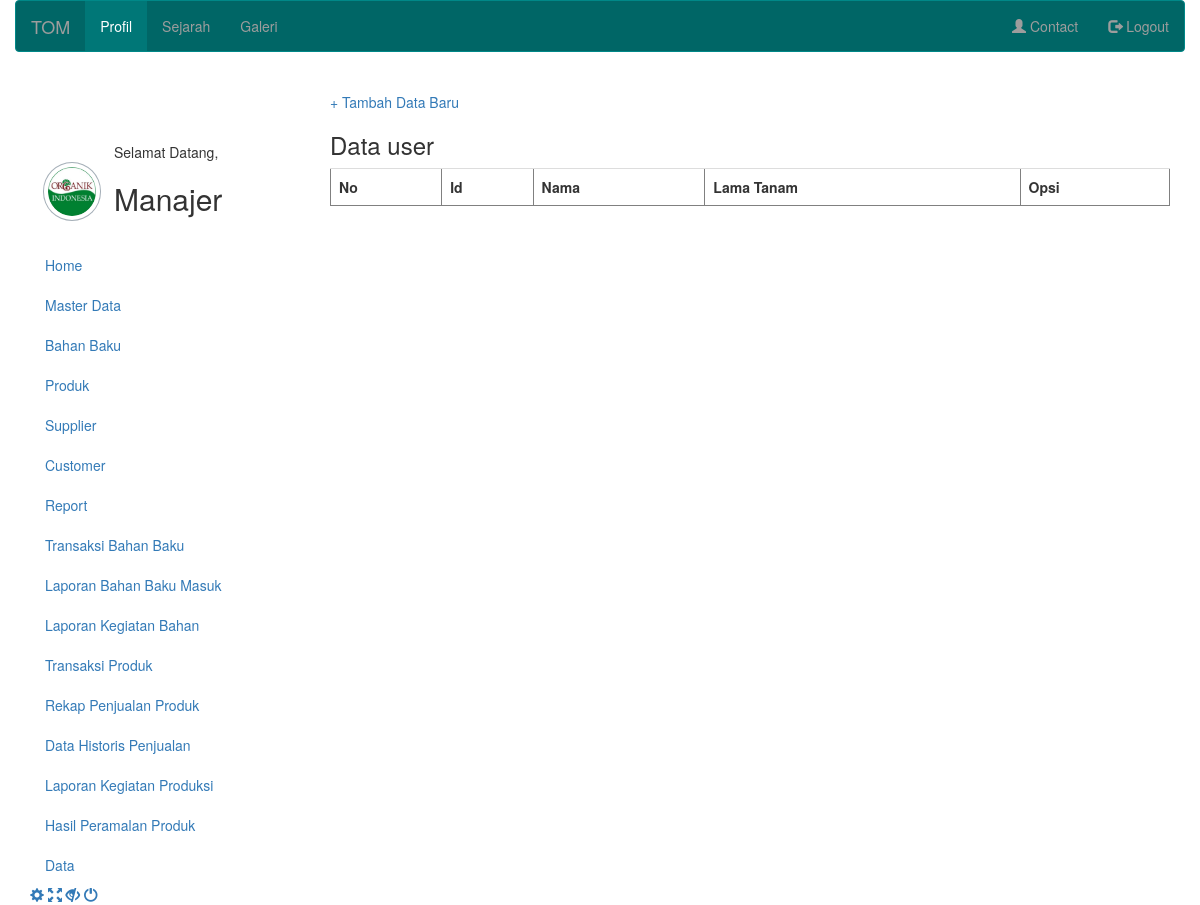
The page /dashboard.php (signed in) on the database as committed earlier.
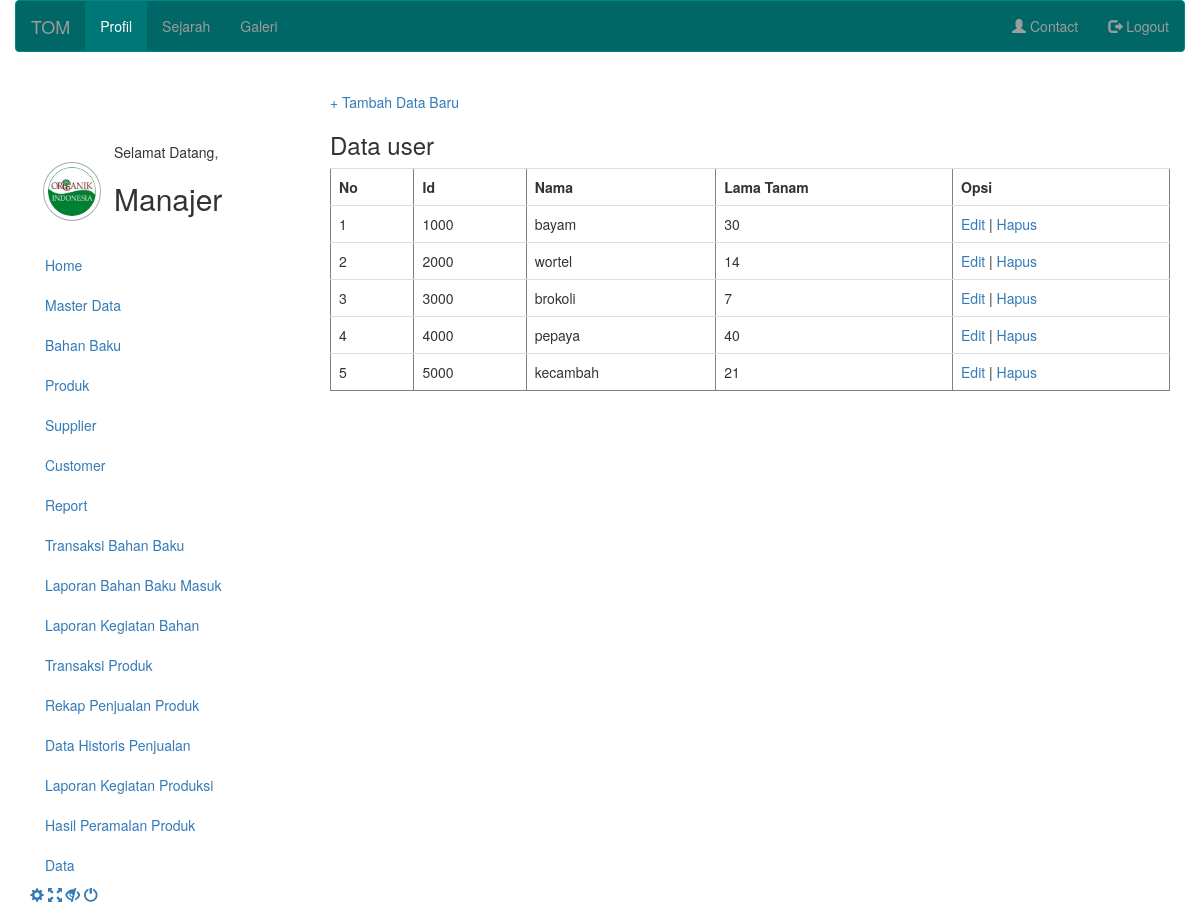
The same page on the database as committed later.
### tables this page shows
CREATE TABLE `komoditas` (
  `idk` int(10) NOT NULL,
  `nama` varchar(20) NOT NULL,
  `lama` int(100) NOT NULL,
  `harga` int(7) NOT NULL
);

### komoditas.php (the view, shortened to what this page needs)
<br/>
<a class="tombol" href="input.php">+ Tambah Data Baru</a>
<h3>Data user</h3>
<table border="1" class="table">
	<tr>
		<th>No</th>
		<th>Id</th>
		<th>Nama</th>
		<th>Lama Tanam</th>
		<th>Opsi</th>
	</tr>
	<?php
	$query_mysql = mysql_query("SELECT * FROM komoditas")or die(mysql_error());
	$nomor = 1;
	while($data = mysql_fetch_array($query_mysql)){
	?>
	<tr>
		<td><?php echo $nomor++; ?></td>
		<td><?php echo $data['idk']; ?></td>
		<td><?php echo $data['nama']; ?></td>
		<td><?php echo $data['lama']; ?></td>
		<td>
			<a class="edit" href="edit.php?idk=<?php echo $data['idk']; ?>">Edit</a> |
			<a class="hapus" href="hapus.php?idk=<?php echo $data['idk']; ?>">Hapus</a>
		</td>
	</tr>
	<?php } ?>
	</table>

### style.php (shortened to what this page needs)
<!DOCTYPE html>
<html lang="en">
<head>
  <link rel="stylesheet" href="css/bootstrap.css">
  <link href="css/carousel.css" rel="stylesheet">
  <link href="css/custom.css" rel="stylesheet">
</head>

### dashboard.php (shortened to what this page needs)
<?php include "style.php"; ?>
<?php
  if(!isset($_SESSION['user_login'])){
    echo " <html>
         <head>
         <link rel='shortcut icon' href='img/kotak.jpg' />
         <title>Please Login First </title>
         </head>
         <body background='../red.jpg'>
           <br><br><br><br><br><br><br><center><img src='../DM.jpg'></center>
         <br><center><b>Anda Belum Login, Silahkan Login <br><a href = 'index.php'>Disini </a></b></center>";
  }else{
?>
<body class="nav-md">
        <div class="row">
          <div class="col-xs-12">
                         <?php include 'topnav.php'; ?>
            </div>
          </div>
<div class="main_container">
        <div class="row">
            <div class="col-xs-3">
                <?php include 'sidebar.php'; ?>
            </div>
            <div class="col-xs-9">
                <div class="row">
                    <div class="col-xs-12">
                         <?php include 'komoditas.php'; ?>
                    </div>
                </div>
        <div class="row">
                    <div class="col-xs-12">
                    </div>
                </div>
            </div>
        </div>
  </div>
 </body>
</html>
<?php } ?>

### topnav.php
<?php include "style.php" ?>
<nav class="navbar navbar-inverse ">
  <div class="container-fluid">
    <div class="navbar-header">
      <a class="navbar-brand" href="dashboard.php">TOM</a>
    </div>
    <ul class="nav navbar-nav">
      <li class="active"><a href="">Profil</a></li>
      <li><a href="">Sejarah</a></li>
      <li><a href="">Galeri</a></li>
    </ul>
    <ul class="nav navbar-nav navbar-right">
      <li><a href="#"><span class="glyphicon glyphicon-user"></span> Contact</a></li>
      <li><a href="logout.php"><span class="glyphicon glyphicon-log-out"></span> Logout</a></li>
    </ul>
  </div>
</nav>
</head>

### sidebar.php (shortened to what this page needs)
<?php include "style.php"; ?>
<div class="col-md-12 ">
  <div class="left_col">
    <div class="navbar nav_title" style="border: 0;">
  </div>
    <div class="profile clearfix">
      <div class="profile_pic">
        <img src="img/kotak.jpg" alt="..." class="img-circle profile_img ">
      </div>
			<div class="profile_info">
				<span>Selamat Datang,</span>
				<h2>
				<?php if($_SESSION['user_login'] == 'admin'){
							echo "Manajer ";
						}?>
				</h2>
      </div>
    </div>
    <br />
    <div id="sidebar-menu" class="main_menu_side hidden-print main_menu">
			<div class="menu_section">
        <ul class="nav side-menu">
          <li><a href="dashboard.php?page=januari"><i class="fa fa-home"></i> Home</a></li>
                    <li><a><i class="fa fa-folder-open"></i> Master Data <span class="fa fa-chevron-down"></span></a>
						<ul class="nav child_menu">
							<li><a href="komoditas.php">Bahan Baku</a></li>
							<li><a href="dashboard.php?module=komoditas">Produk</a></li>
							<li><a href="data_supplier.php">Supplier</a></li>
							<li><a href="data_customer.php">Customer</a></li>
						</ul>
					</li>
		  <li><a><i class="fa fa-bar-chart-o"></i> Report <span class="fa fa-chevron-down"></span></a>
						<ul class="nav child_menu">
							<li><a href="data_transaksi_bahanbaku.php">Transaksi Bahan Baku</a></li>
							<li><a href="data_bbm.php">Laporan Bahan Baku Masuk</a></li>
							<li><a href="data_bahan_pakai.php">Laporan Kegiatan Bahan</a></li>
							<li><a href="data_transaksi_produk.php">Transaksi Produk</a></li>
							<li><a href="data_rekap_penjualan.php?page=rosella">Rekap Penjualan Produk</a></li>
							<li><a href="data_forecast.php">Data Historis Penjualan</a></li>
							<li><a href="data_transaksi_produksi.php">Laporan Kegiatan Produksi</a></li>
							<li><a href="data_hasil_peramalan.php">Hasil Peramalan Produk</a></li>
						</ul>
					</li>
          <li><a><i class="fa fa-edit"></i> Data <span class="fa fa-chevron-down"></span></a>
          </li>
        </ul>
      </div>
    </div>
    <div class="sidebar-footer hidden-small">
      <a data-toggle="tooltip" data-placement="top" title="Settings">
        <span class="glyphicon glyphicon-cog" aria-hidden="true"></span>
      </a>
      <a data-toggle="tooltip" data-placement="top" title="FullScreen">
        <span class="glyphicon glyphicon-fullscreen" aria-hidden="true"></span>
      </a>
      <a data-toggle="tooltip" data-placement="top" title="Lock">
        <span class="glyphicon glyphicon-eye-close" aria-hidden="true"></span>
      </a>
      <a data-toggle="tooltip" data-placement="top" title="Logout" href="index.php">
        <span class="glyphicon glyphicon-off" aria-hidden="true"></span>
      </a>
    </div>
  </div>
</div>

### css/custom.css (style rules this page uses)
.profile_pic { width: 35%; float: left }
.img-circle.profile_img { width: 70%; background: #fff; margin-left: 15%; z-index: 1000; position: inherit; margin-top: 20px; border: 1px solid rgba(52, 73, 94, 0.44); padding: 4px }
.row { margin-left:0px; margin-right:0px; }

Rows that differ between the two databases and show on the page:
added komoditas: idk "1000", nama "bayam", lama "30"
added komoditas: idk "2000", nama "wortel", lama "14"
added komoditas: idk "3000", nama "brokoli", lama "7"
added komoditas: idk "4000", nama "pepaya", lama "40"
added komoditas: idk "5000", nama "kecambah", lama "21"
